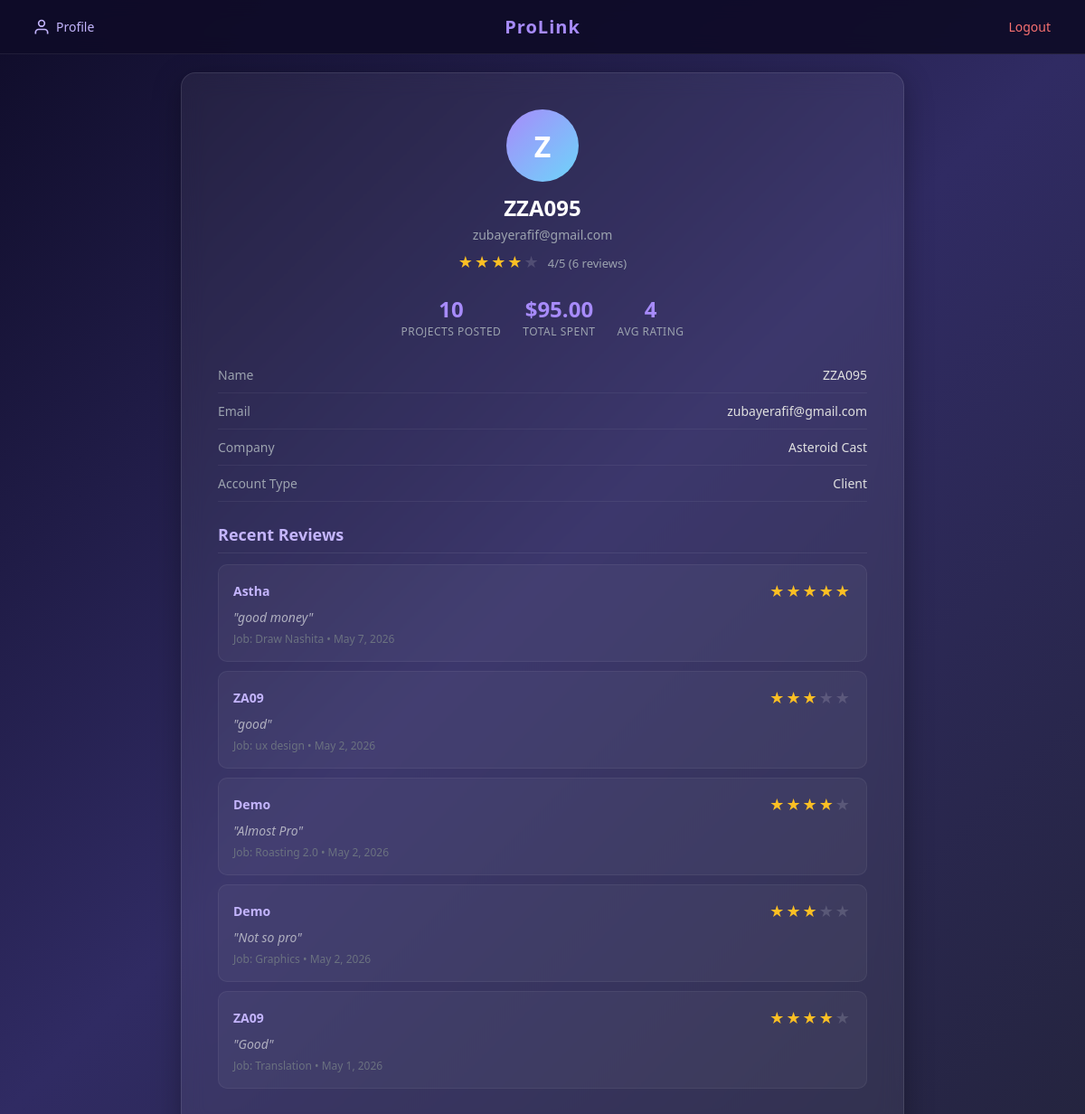
Page /prolink/client/profile.php (signed in) on the committed database.
### tables this page shows
CREATE TABLE `users` (
  `user_id` int(11) NOT NULL,
  `name` varchar(100) DEFAULT NULL,
  `email` varchar(100) NOT NULL,
  `password_hash` varchar(255) NOT NULL,
  `type` enum('client','freelancer') NOT NULL,
  `company_name` varchar(100) DEFAULT NULL,
  `total_spent` decimal(12,2) DEFAULT 0.00,
  `bio` text DEFAULT NULL,
  `hourly_rate` decimal(10,2) DEFAULT NULL
);

CREATE TABLE `reviews` (
  `review_id` int(11) NOT NULL,
  `job_id` int(11) NOT NULL,
  `reviewer_id` int(11) NOT NULL,
  `reviewee_id` int(11) NOT NULL,
  `reviewer_type` enum('client','freelancer') NOT NULL,
  `rating_score` tinyint(4) NOT NULL,
  `comments` text DEFAULT NULL,
  `review_date` timestamp NOT NULL DEFAULT current_timestamp()
);

CREATE TABLE `jobs` (
  `job_id` int(11) NOT NULL,
  `user_id` int(11) NOT NULL,
  `title` varchar(255) NOT NULL,
  `description` text NOT NULL,
  `budget` decimal(10,2) DEFAULT NULL,
  `job_status` enum('open','in_progress','completed') DEFAULT 'open',
  `skills` varchar(255) DEFAULT NULL
);

### prolink/client/profile.php (the view, shortened to what this page needs)
<?php
include('../config/db.php');
$client_id = $_SESSION['user_id'];
$userStmt = $conn->prepare("SELECT * FROM users WHERE user_id=?");
$userStmt->bind_param("i", $client_id);
$userStmt->execute();
$user = $userStmt->get_result()->fetch_assoc();
$ratingStmt = $conn->prepare("SELECT AVG(rating_score) as avg_rating, COUNT(*) as total_reviews FROM reviews WHERE reviewee_id=?");
$ratingStmt->bind_param("i", $client_id);
$ratingStmt->execute();
$ratingData = $ratingStmt->get_result()->fetch_assoc();
$avgRating = round($ratingData['avg_rating'] ?? 0, 1);
$totalReviews = $ratingData['total_reviews'] ?? 0;
$jobsStmt = $conn->prepare("SELECT COUNT(*) as total_jobs FROM jobs WHERE user_id=?");
$jobsStmt->bind_param("i", $client_id);
$jobsStmt->execute();
$totalJobs = $jobsStmt->get_result()->fetch_assoc()['total_jobs'];
$totalSpent = $user['total_spent'] ?? 0;
$reviewsStmt = $conn->prepare("
    SELECT r.*, u.name AS reviewer_name, u.email AS reviewer_email, j.title AS job_title
    FROM reviews r JOIN users u ON u.user_id = r.reviewer_id JOIN jobs j ON j.job_id = r.job_id
    WHERE r.reviewee_id = ? ORDER BY r.review_date DESC LIMIT 5
");
$reviewsStmt->bind_param("i", $client_id);
$reviewsStmt->execute();
$reviewsResult = $reviewsStmt->get_result();
function renderStars($rating)
{
    $html = '<span class="stars-display">';
    for ($i = 1; $i <= 5; $i++) {
        $html .= ($i <= $rating) ? '★' : '<span class="star-empty">★</span>';
    }
    return $html . '</span>';
}
$initial = strtoupper(substr($user['name'] ?? $user['email'], 0, 1));
?>
<!DOCTYPE html>
<html>
<head>
    <link rel="stylesheet" href="../css/style.css">
</head>
<body class="has-navbar">
    <?php include('../includes/navbar.php'); ?>
    <div class="container container-wide">
        <div class="profile-header">
            <div class="profile-avatar"><?php echo $initial; ?></div>
            <div class="profile-name"><?php echo htmlspecialchars($user['name'] ?? 'Client'); ?></div>
            <div class="profile-email"><?php echo htmlspecialchars($user['email']); ?></div>
            <div style="margin-top:8px;">
                <?php echo renderStars(round($avgRating)); ?>
                <span style="color:#9ca3af; font-size:13px; margin-left:4px;"><?php echo $avgRating; ?>/5
                    (<?php echo $totalReviews; ?> reviews)</span>
            </div>
        </div>
        <div class="profile-stats">
            <div class="stat-item">
                <div class="stat-value"><?php echo $totalJobs; ?></div>
                <div class="stat-label">Projects Posted</div>
            </div>
            <div class="stat-item">
                <div class="stat-value">$<?php echo number_format($totalSpent, 2); ?></div>
                <div class="stat-label">Total Spent</div>
            </div>
            <div class="stat-item">
                <div class="stat-value"><?php echo $avgRating; ?></div>
                <div class="stat-label">Avg Rating</div>
            </div>
        </div>
        <div class="profile-info">
            <div class="profile-info-row"><span class="profile-info-label">Name</span><span
                    class="profile-info-value"><?php echo htmlspecialchars($user['name'] ?? '—'); ?></span></div>
            <div class="profile-info-row"><span class="profile-info-label">Email</span><span
                    class="profile-info-value"><?php echo htmlspecialchars($user['email']); ?></span></div>
            <div class="profile-info-row"><span class="profile-info-label">Company</span><span
                    class="profile-info-value"><?php echo htmlspecialchars($user['company_name'] ?? '—'); ?></span>
            </div>
            <div class="profile-info-row"><span class="profile-info-label">Account Type</span><span
                    class="profile-info-value">Client</span></div>
        </div>
        <h3 class="section-title">Recent Reviews</h3>
        <?php if ($reviewsResult->num_rows === 0): ?>
            <p class="empty-state">No reviews yet.</p>
        <?php else: ?>
            <?php while ($review = $reviewsResult->fetch_assoc()): ?>
                <div class="review-card">
                    <div class="review-card-header">
                        <span
                            class="review-card-author"><?php echo htmlspecialchars($review['reviewer_name'] ?? $review['reviewer_email']); ?></span>
                        <?php echo renderStars($review['rating_score']); ?>
                    </div>
                    <?php if (!empty($review['comments'])): ?>
                        <div class="review-card-comment">"<?php echo htmlspecialchars($review['comments']); ?>"</div>
                    <?php endif; ?>
                    <div class="review-card-job">Job: <?php echo htmlspecialchars($review['job_title']); ?> •
                        <?php echo date('M j, Y', strtotime($review['review_date'])); ?></div>
                </div>
            <?php endwhile; ?>
        <?php endif; ?>
    </div>
</body>
</html>

### prolink/css/style.css (style rules this page uses)
* { box-sizing: border-box; margin: 0; padding: 0; }
body { min-height: 100vh; display: flex; flex-direction: column; justify-content: center; align-items: center; background: linear-gradient(135deg, #0f0c29, #302b63, #24243e); font-family: 'Segoe UI', Arial, sans-serif; color: #e0e0e0; padding: 20px; }
body.has-navbar { padding-top: 80px; justify-content: flex-start; }
.container { text-align: center; background: rgba(255, 255, 255, 0.06); backdrop-filter: blur(12px); padding: 40px; border-radius: 16px; border: 1px solid rgba(255, 255, 255, 0.1); box-shadow: 0 8px 32px rgba(0, 0, 0, 0.3); max-width: 500px; width: 100%; }
.container-wide { max-width: 800px; }
h3 { color: #c4b5fd; margin-bottom: 8px; }
.stars-display { color: #fbbf24; font-size: 18px; letter-spacing: 2px; }
.stars-display .star-empty { color: rgba(255, 255, 255, 0.15); }
.profile-header { display: flex; flex-direction: column; align-items: center; margin-bottom: 24px; }
.profile-avatar { width: 80px; height: 80px; border-radius: 50%; background: linear-gradient(135deg, #a78bfa, #6dd5fa); display: flex; align-items: center; justify-content: center; font-size: 32px; font-weight: 700; color: #fff; margin-bottom: 12px; text-transform: uppercase; }
.profile-name { font-size: 24px; font-weight: 700; color: #fff; margin-bottom: 4px; }
.profile-email { font-size: 14px; color: #9ca3af; }
.profile-stats { display: flex; justify-content: center; gap: 24px; margin: 20px 0; flex-wrap: wrap; }
.stat-item { text-align: center; }
.stat-value { font-size: 24px; font-weight: 700; color: #a78bfa; }
.stat-label { font-size: 12px; color: #9ca3af; text-transform: uppercase; letter-spacing: 0.5px; }
.profile-info { text-align: left; margin: 16px 0; }
.profile-info-row { display: flex; justify-content: space-between; padding: 10px 0; border-bottom: 1px solid rgba(255, 255, 255, 0.06); }
.profile-info-label { color: #9ca3af; font-size: 14px; }
.profile-info-value { color: #e0e0e0; font-size: 14px; font-weight: 500; }
.review-card { background: rgba(255, 255, 255, 0.04); border: 1px solid rgba(255, 255, 255, 0.06); border-radius: 10px; padding: 16px; margin: 10px 0; text-align: left; }
.review-card-header { display: flex; justify-content: space-between; align-items: center; margin-bottom: 8px; }
.review-card-author { font-weight: 600; color: #c4b5fd; font-size: 14px; }
.review-card-comment { font-size: 14px; color: #b0b0c0; font-style: italic; margin-top: 6px; }
.review-card-job { font-size: 12px; color: #6b7280; margin-top: 6px; }
.section-title { text-align: left; font-size: 18px; color: #c4b5fd; margin: 24px 0 12px; padding-bottom: 8px; border-bottom: 1px solid rgba(255, 255, 255, 0.08); }

### rows in the picture
users: name "Z", name "ZZA095", email "zubayerafif@gmail.com", total_spent "95.00", company_name "Asteroid Cast"
reviews: reviewer.name "Astha", rating_score 5 (drawn), comments "good money", job.title "Draw Nashita", review_date "May 7, 2026"
reviews: reviewer.name "ZA09", rating_score 3 (drawn), comments "good", job.title "ux design", review_date "May 2, 2026"
reviews: reviewer.name "Demo", rating_score 4 (drawn), comments "Almost Pro", job.title "Roasting 2.0", review_date "May 2, 2026"
reviews: reviewer.name "Demo", rating_score 3 (drawn), comments "Not so pro", job.title "Graphics", review_date "May 2, 2026"
reviews: reviewer.name "ZA09", rating_score 4 (drawn), comments "Good", job.title "Translation", review_date "May 1, 2026"

### other values in the picture
$avgRating "4"
$totalReviews "6"
$totalJobs "10"
